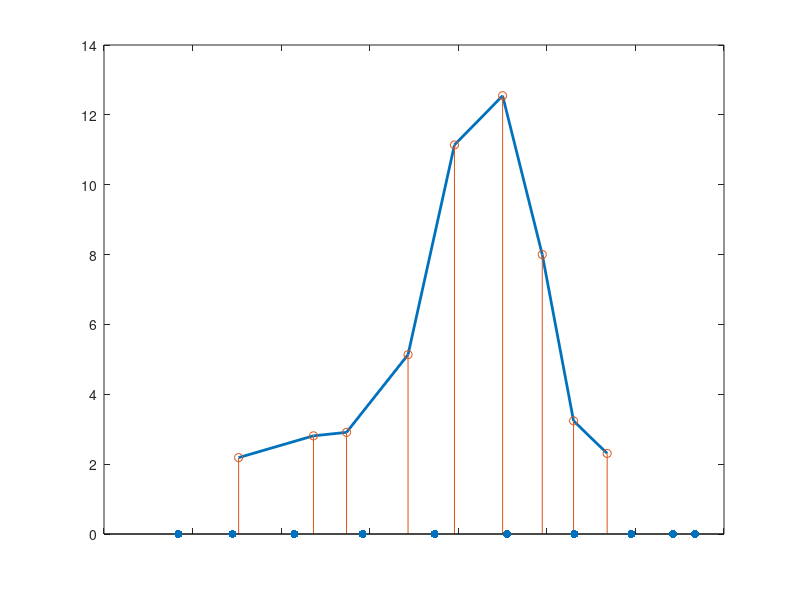

Recreate this plot in MATLAB. (Note: this script raises an error after producing the figure.)
%% Variance stabilizing transformation.
% This file creates Figures 7.1-7.3.

%% Beginning of code
clear
close all
load wsctsub.mat
n=length(ty);
sel=[1:8 10]';

prin=0;

%% Create Figure 7.1 
% just show 1 trapezoid on the left area for hatty_1^(0)
plot(yhatord(sel),v(sel),'LineWidth',2)
hold('on')
stem(yhatord(sel),v(sel))
scatter(ty,zeros(length(ty),1),'black','filled')
set(gca,"XTickLabel",'');

yhatstr="$z_{["+ string((1:n-1)') + "]}$";
text(yhatord(sel)',zeros(n-1,1)-0.7,yhatstr,'Interpreter','latex', ...
    'FontSize',16,'VerticalAlignment','baseline','HorizontalAlignment','center')

tyhatstr="$t_{"+ string((1:n)') + "}$";
text(ty,zeros(n,1)+0.8,tyhatstr,'Interpreter','latex', ...
    'FontSize',16,'VerticalAlignment','top','HorizontalAlignment','left')
vstr="$v_{"+ string((1:n-1)') + "}$";

text(yhatord(sel),v(sel),vstr,'Interpreter','latex', ...
    'FontSize',16,'VerticalAlignment','top','HorizontalAlignment','left')

xlabel('Ordered fitted values','FontSize',14)
ylabel('Reciprocal of smoothed residuals ($v$)','Interpreter','latex', ...
    'FontName','Courier New','FontSize',16)
vec_pos = get(get(gca, 'XLabel'), 'Position');
set(get(gca, 'XLabel'), 'Position', vec_pos + [0 -0.9 0],'Interpreter','latex');
set(gca,"Xtick",'')
ngood=9;
vbar=mean(v(1:ngood));
stem(ty(1),vbar)
xcoo=[ty(1) ty(1) yhatord(1) yhatord(1)];
ycoo=[0 vbar v(1) 0];
fill(xcoo,ycoo,'g','FaceAlpha',0.1)
text(ty(1),vbar+0.2,'$\overline{v}$','FontSize',16,'Interpreter','latex')
title('Figure 7.1')
set(gcf,"Name",'Figure 7.1')

if prin==1
    % print to postscript
    print -depsc ctsubthat1.eps;
end

%% Create Figure 7.2 
% just show some trapezoids  area for hatty_3^(0)
figure
plot(yhatord(sel),v(sel),'LineWidth',2)
hold('on')
stem(yhatord(sel),v(sel))
scatter(ty,zeros(n,1),'black','filled')
set(gca,"XTickLabel",'');

yhatstr="$z_{["+ string((1:n-1)') + "]}$";
text(yhatord(sel)',zeros(n-1,1)-0.7,yhatstr,'Interpreter','latex', ...
    'FontSize',16,'VerticalAlignment','baseline','HorizontalAlignment','center')


tyhatstr="$t_{"+ string((1:n)') + "}$";
text(ty,zeros(n,1)+0.8,tyhatstr,'Interpreter','latex', ...
    'FontSize',16,'VerticalAlignment','top','HorizontalAlignment','left')
vstr="$v_{"+ string((1:n-1)') + "}$";

text(yhatord(sel),v(sel),vstr,'Interpreter','latex', ...
    'FontSize',16,'VerticalAlignment','top','HorizontalAlignment','left')


xlabel('Ordered fitted values','FontSize',14)
ylabel('Reciprocal of smoothed residuals ($v$)','Interpreter','latex', ...
    'FontName','Times New Roman','FontSize',16)
vec_pos = get(get(gca, 'XLabel'), 'Position');
set(get(gca, 'XLabel'), 'Position', vec_pos + [0 -0.9 0],'Interpreter','latex');
set(gca,"Xtick",'')

xcoo=[yhatord(1) yhatord(1) yhatord(2:4)' ty(3) ty(3)];
ycoo=[0 v(1:4)' 8.59 0];
fill(xcoo,ycoo,'g','FaceAlpha',0.1)

title('Figure 7.2')
set(gcf,"Name",'Figure 7.2')

if prin==1
    % print to postscript
    print -depsc ctsubthat3.eps;
end

%% Create Figure 7.3 
% all some trapezoids selected + additional area for hatty_5^(0)
figure
plot(yhatord(sel),v(sel),'LineWidth',2)
hold('on')
stem(yhatord(sel),v(sel))
scatter(ty,zeros(length(ty),1),'black','filled')
set(gca,"XTickLabel",'');

yhatstr="$z_{["+ string((1:n-1)') + "]}$";
text(yhatord(sel)',zeros(n-1,1)-0.7,yhatstr,'Interpreter','latex', ...
    'FontSize',16,'VerticalAlignment','baseline','HorizontalAlignment','center')

tyhatstr="$t_{"+ string((1:n)') + "}$";
text(ty,zeros(n,1)+0.8,tyhatstr,'Interpreter','latex', ...
    'FontSize',16,'VerticalAlignment','top','HorizontalAlignment','left')

vstr="$v_{"+ string((1:n-1)') + "}$";

text(yhatord(sel),v(sel),vstr,'Interpreter','latex', ...
    'FontSize',16,'VerticalAlignment','top','HorizontalAlignment','left')

xlabel('Ordered fitted values','FontSize',14)
ylabel('Reciprocal of smoothed residuals ($v$)','Interpreter','latex', ...
    'FontName','Helvetica','FontSize',16)
vec_pos = get(get(gca, 'XLabel'), 'Position');
set(get(gca, 'XLabel'), 'Position', vec_pos + [0 -0.9 0],'Interpreter','latex');
set(gca,"Xtick",'')

vbar=mean(v(1:ngood));
% stem(ty(1),vbar)
xcoo=[yhatord(1) yhatord(1) yhatord([2:end-2 end])' yhatord(end)];
ycoo=[0 v([1:end-2 end])' 0];
fill(xcoo,ycoo,'g','FaceAlpha',0.1)

stem(ty(5),vbar)
xcoo=[yhatord(end) yhatord(end) ty(5) ty(5)];
ycoo=[0 v(end) vbar  0];
fill(xcoo,ycoo,'g','FaceAlpha',0.1)
text(ty(5),vbar+0.2,'$\overline{v}$','FontSize',16,'Interpreter','latex')
% text(ty(1),vbar+0.2,'$\overline{v}$','FontSize',16,'Interpreter','latex')

title('Figure 7.3')
set(gcf,"Name",'Figure 7.3')

if prin==1
    % print to postscript
    print -depsc ctsubthat5.eps;
end


%InsideREADME 